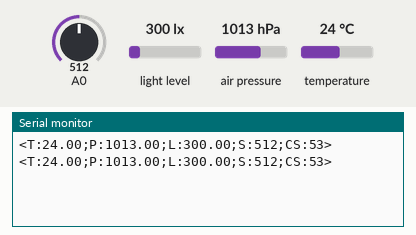
Bench run of a program on a simulated Arduino Uno, built with avr-gcc and run on an emulated ATmega328P. Parts: the last lines printed to the serial monitor. The inputs (shaded band) are chosen by the test bench; at power-on: light level 300 lx, A0 = 512, air pressure 1013 hPa, temperature 24 °C.

Above: at 5.8 s.
5.9 s: light level set to 40 lx
At 11.5 s:
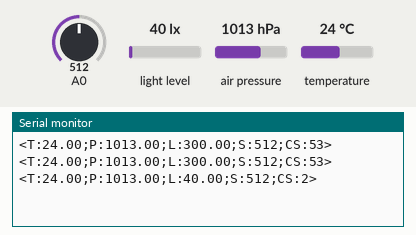
11.9 s: A0 set to 716
At 15.4 s:
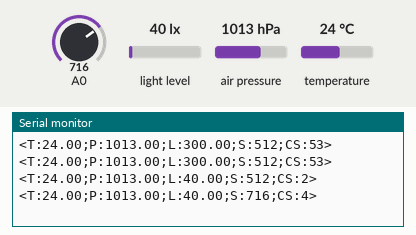
17.9 s: air pressure set to 952 hPa
At 20.6 s:
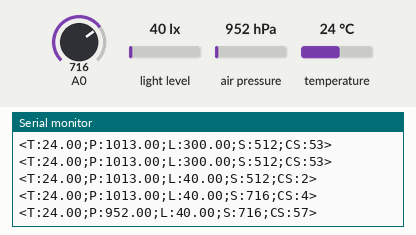
23.9 s: temperature set to 12 °C
At 25.8 s:
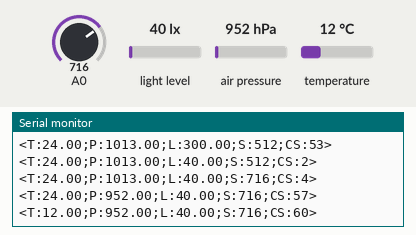
29.9 s: A0 set to 992
At 30.9 s:
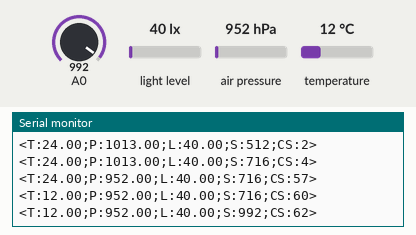
Timing chart, 0 to 32.9 s (numbered marks = the images above; inputs shaded):
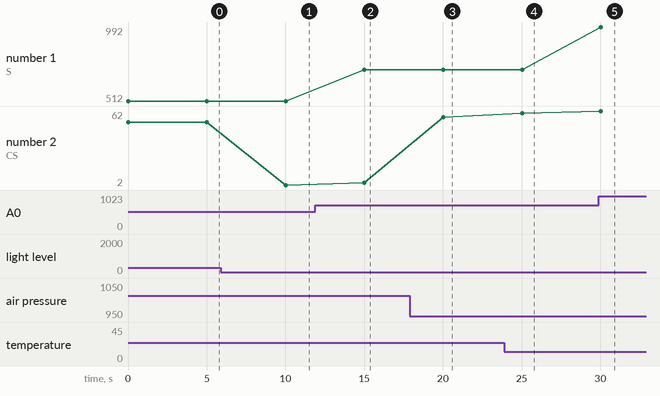

The program:

main.cpp
```cpp
#include <Wire.h>
#include <BH1750.h>
#include <Adafruit_BMP280.h>

BH1750 lightMeter;
Adafruit_BMP280 bmp;

void setup() {
  Serial.begin(9600);
  Wire.begin();

  if (lightMeter.begin(BH1750::CONTINUOUS_HIGH_RES_MODE)) {

  }

  if (bmp.begin(0x76)) {

  }
}

void loop() {

  float lux = lightMeter.readLightLevel();
  float temp = bmp.readTemperature();
  float pres = bmp.readPressure() / 100.0;
  int soilRaw = analogRead(A0);


  String dataPayload = "T:" + String(temp, 2) +
                       ";P:" + String(pres, 2) +
                       ";L:" + String(lux, 2) +
                       ";S:" + String(soilRaw) + ";";


  byte checksum = 0;
  for (unsigned int i = 0; i < dataPayload.length(); i++) {
    checksum ^= (byte)dataPayload[i];
  }

  Serial.print("<");
  Serial.print(dataPayload);
  Serial.print("CS:");
  Serial.print(checksum);
  Serial.println(">");

  delay(5000);
}
```

Measured:
- after the input at 5.9 s, the serial monitor: prints a new line after 4.1 s (image 1)
- after the input at 11.9 s, the serial monitor: prints a new line after 3.1 s (image 2)
- after the input at 17.9 s, the serial monitor: prints a new line after 2.1 s (image 3)
- after the input at 23.9 s, the serial monitor: prints a new line after 1.1 s (image 4)
- after the input at 29.9 s, the serial monitor: prints a new line after 0.13 s (image 5)
- plotted number 1: 512 → 716 after the input at 11.9 s, 716 → 992 after the input at 29.9 s
- plotted number 2: 53 → 2 after the input at 5.9 s, 2 → 4 after the input at 11.9 s, 4 → 57 after the input at 17.9 s, 57 → 60 after the input at 23.9 s, 60 → 62 after the input at 29.9 s
